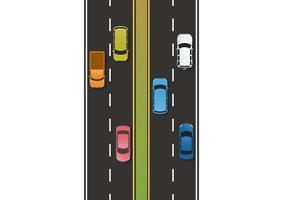
#> input picture carros.jpg, 283 x 200 px
$ python open_file.py
#> lines starting #> are read from the running program, lines starting #| are printed output that depends on the picture
import numpy as np
import matplotlib.pyplot as plt
import cv2

img = cv2.imread("carros.jpg")
#> img is the input picture: shape (200, 283, 3); mean B, G, R 179, 185.2, 185.9
h, w, channels = img.shape
#> h = 200; w = 283; channels = 3
img = img[:,86:192]
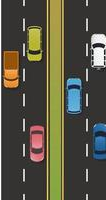
#> img: shape (200, 106, 3); mean B, G, R 66.1, 82.7, 84.8
h, w, channels = img.shape
#> w = 106
half = w//2
#> half = 53
left_part = img[:, :half]
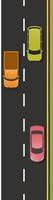
#> left_part: shape (200, 53, 3); mean B, G, R 60.4, 78.5, 87.3
img = cv2.cvtColor(left_part, cv2.COLOR_BGR2RGB)
#> img: shape (200, 53, 3)
cimg = img.copy()
img = cv2.cvtColor(img, cv2.COLOR_BGR2GRAY)
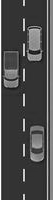
#> img: shape (200, 53); min 7, max 255, mean 74.3
edges = cv2.Canny(img, 30,100 )
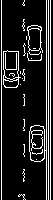
#> edges: shape (200, 53); 13.6% white in thin lines or dots
cv2.imshow('Top', edges)
cv2.waitKey(0)
"""
half = w//2
left_part = img[:, :half]


img = cv2.cvtColor(left_part, cv2.COLOR_BGR2RGB)
# make a copy of the original image
cimg = img.copy()

img = cv2.cvtColor(img, cv2.COLOR_BGR2GRAY)
# apply a blur using the median filter
img = cv2.medianBlur(img, 5)

circles = cv2.HoughCircles(image=img, method=cv2.HOUGH_GRADIENT, dp=0.9,
                            minDist=80, param1=110, param2=39, maxRadius=70)
#print()

plt.imshow(img)
plt.show()
"""
"""
circles = cv2.HoughCircles(image=img, method=cv2.HOUGH_GRADIENT, dp=0.9,
                            minDist=80, param1=110, param2=39, maxRadius=70)

for co, i in enumerate(circles[0, :], start=1):
    # draw the outer circle in green
    cv2.circle(cimg,(i[0],i[1]),i[2],(0,255,0),2)
    # draw the center of the circle in red
    cv2.circle(cimg,(i[0],i[1]),2,(0,0,255),3)

# print the number of circles detected
print("Number of circles detected:", co)
# save the image, convert to BGR to save with proper colors
# cv2.imwrite("coins_circles_detected.png", cimg)
# show the image
plt.imshow(cimg)
plt.show()
"""
